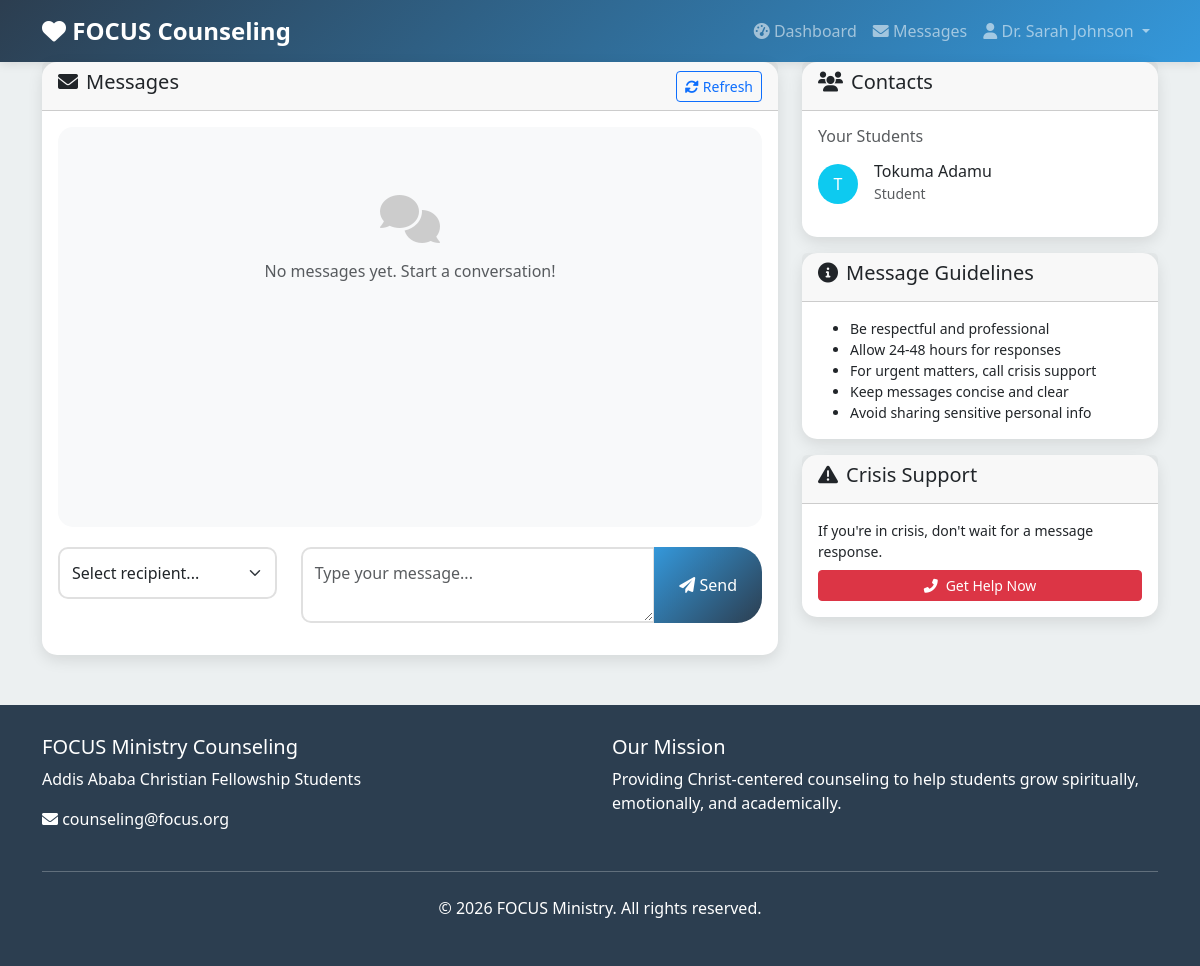
/messages (signed in), run on an earlier commit of the app's database.
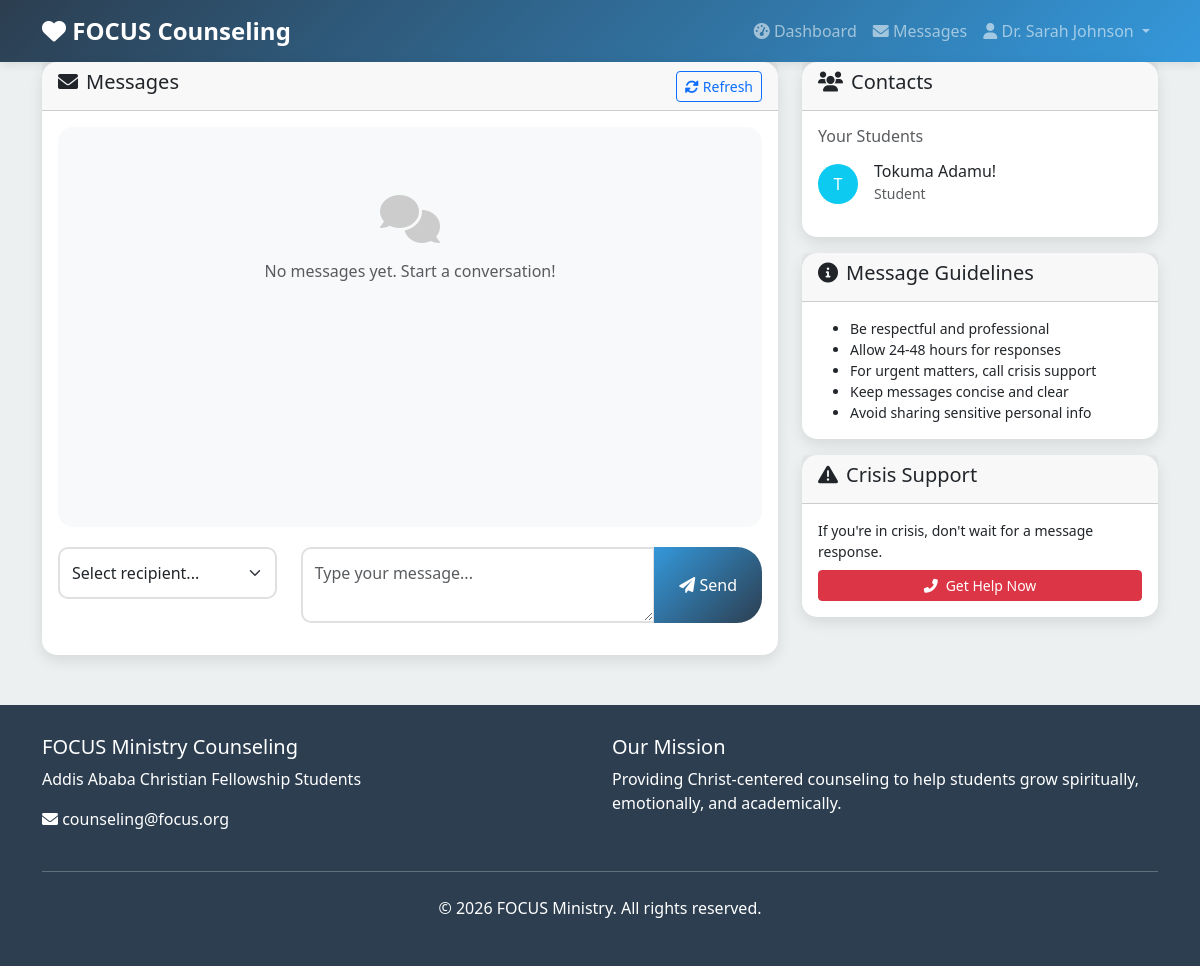
And on a later commit of the database.
### app.py (models this page shows, shortened)
class User(db.Model):
    id = db.Column(db.Integer, primary_key=True)
    username = db.Column(db.String(80), unique=True, nullable=False)
    email = db.Column(db.String(120), unique=True, nullable=False)
    password_hash = db.Column(db.String(128), nullable=False)
    user_type = db.Column(db.String(20), nullable=False)  # 'student' or 'counselor'
    full_name = db.Column(db.String(100), nullable=False)
    created_at = db.Column(db.DateTime, default=datetime.utcnow)

### app.py (the view)
@app.route('/messages')
@login_required
def messages():
    user_id = session['user_id']
    sent_messages = Message.query.filter_by(sender_id=user_id).order_by(Message.timestamp.desc()).all()
    received_messages = Message.query.filter_by(receiver_id=user_id).order_by(Message.timestamp.desc()).all()
    for msg in received_messages:
        if not msg.is_read:
            msg.is_read = True
    db.session.commit()
    counselors = User.query.filter_by(user_type='counselor').all()
    students = User.query.filter_by(user_type='student').all()
    return render_template('messages.html', sent_messages=sent_messages, received_messages=received_messages, counselors=counselors, students=students)

### app.py (called while the page is built)
def login_required(f):
    @wraps(f)
    def decorated_function(*args, **kwargs):
        if 'user_id' not in session:
            return redirect(url_for('login'))
        return f(*args, **kwargs)
    return decorated_function

### templates/messages.html (shortened to what this page needs)
{% extends "base.html" %}
{% block content %}
<div class="container">
    <div class="row">
        <div class="col-lg-8">
            <div class="card">
                <div class="card-header">
                    <div class="row align-items-center">
                        <div class="col-md-6">
                            <h5><i class="fas fa-envelope me-2"></i>Messages</h5>
                        </div>
                        <div class="col-md-6 text-end">
                            <button class="btn btn-sm btn-outline-primary" onclick="refreshMessages()">
                                <i class="fas fa-sync-alt me-1"></i>Refresh
                            </button>
                        </div>
                    </div>
                </div>
                <div class="card-body">
                    <div class="chat-container" id="chatContainer">
                        {% if sent_messages or received_messages %}
                            {% set all_messages = (sent_messages + received_messages) | sort(attribute='timestamp') %}
                            {% for message in all_messages %}
                                <div class="message-bubble {% if message.sender_id == session.user_id %}message-sent{% else %}message-received{% endif %}">
                                    <div class="d-flex justify-content-between align-items-start mb-2">
                                        <strong>{{ message.sender.full_name }}</strong>
                                        <small class="text-muted">{{ message.timestamp.strftime('%I:%M %p') }}</small>
                                    </div>
                                    <p class="mb-0">{{ message.content }}</p>
                                </div>
                            {% endfor %}
                        {% else %}
                            <div class="text-center py-5">
                                <i class="fas fa-comments" style="font-size: 3rem; color: #ccc;"></i>
                                <p class="text-muted mt-3">No messages yet. Start a conversation!</p>
                            </div>
                        {% endif %}
                    </div>
                    <form method="POST" action="{{ url_for('send_message') }}">
                        <div class="row">
                            <div class="col-md-4 mb-3">
                                <select name="receiver_id" class="form-select" required>
                                    <option value="">Select recipient...</option>
                                </select>
                            </div>
                            <div class="col-md-8 mb-3">
                                <div class="input-group">
                                    <textarea name="message" class="form-control" rows="2" placeholder="Type your message..." required></textarea>
                                    <button type="submit" class="btn btn-primary">
                                        <i class="fas fa-paper-plane"></i> Send
                                    </button>
                                </div>
                            </div>
                        </div>
                    </form>
                </div>
            </div>
        </div>
        <div class="col-lg-4">
            <div class="card">
                <div class="card-header">
                    <h5><i class="fas fa-users me-2"></i>Contacts</h5>
                </div>
                <div class="card-body">
                    {% if session.user_type == 'student' %}
                        <h6 class="text-muted mb-3">Available Counselors</h6>
                        {% for counselor in counselors %}
                            <div class="d-flex align-items-center mb-3">
                                <div class="flex-shrink-0">
                                    <div class="bg-primary text-white rounded-circle d-flex align-items-center justify-content-center" style="width: 40px; height: 40px;">
                                        {{ counselor.full_name[0] }}
                                    </div>
                                </div>
                                <div class="flex-grow-1 ms-3">
                                    <h6 class="mb-0">{{ counselor.full_name }}</h6>
                                    <small class="text-muted">Counselor</small>
                                </div>
                                <div class="flex-shrink-0">
                                    <div class="online-indicator"></div>
                                </div>
                            </div>
                        {% endfor %}
                    {% else %}
                        <h6 class="text-muted mb-3">Your Students</h6>
                        {% for student in students %}
                            <div class="d-flex align-items-center mb-3">
                                <div class="flex-shrink-0">
                                    <div class="bg-info text-white rounded-circle d-flex align-items-center justify-content-center" style="width: 40px; height: 40px;">
                                        {{ student.full_name[0] }}
                                    </div>
                                </div>
                                <div class="flex-grow-1 ms-3">
                                    <h6 class="mb-0">{{ student.full_name }}</h6>
                                    <small class="text-muted">Student</small>
                                </div>
                            </div>
                        {% endfor %}
                    {% endif %}
                </div>
            </div>
            <div class="card mt-3">
                <div class="card-header">
                    <h5><i class="fas fa-info-circle me-2"></i>Message Guidelines</h5>
                </div>
                <div class="card-body">
                    <ul class="small mb-0">
                        <li>Be respectful and professional</li>
                        <li>Allow 24-48 hours for responses</li>
                        <li>For urgent matters, call crisis support</li>
                        <li>Keep messages concise and clear</li>
                        <li>Avoid sharing sensitive personal info</li>
                    </ul>
                </div>
            </div>
            <div class="card mt-3">
                <div class="card-header">
                    <h5><i class="fas fa-exclamation-triangle me-2"></i>Crisis Support</h5>
                </div>
                <div class="card-body">
                    <p class="small mb-2">If you're in crisis, don't wait for a message response.</p>
                    <button class="btn btn-danger btn-sm w-100" onclick="showCrisisInfo()">
                        <i class="fas fa-phone-alt me-2"></i>Get Help Now
                    </button>
                </div>
            </div>
        </div>
    </div>
</div>
{% endblock %}

### templates/base.html (shortened to what this page needs)
<!DOCTYPE html>
<html lang="en">
<head>
    <link href="https://cdn.jsdelivr.net/npm/bootstrap@5.3.0/dist/css/bootstrap.min.css" rel="stylesheet">
    <link href="https://cdnjs.cloudflare.com/ajax/libs/font-awesome/6.0.0/css/all.min.css" rel="stylesheet">
</head>
<body>
    <nav class="navbar navbar-expand-lg navbar-dark">
        <div class="container">
            <a class="navbar-brand" href="{{ url_for('index') }}">
                <i class="fas fa-heart"></i> FOCUS Counseling
            </a>
            <div class="collapse navbar-collapse" id="navbarNav">
                <ul class="navbar-nav ms-auto">
                    {% if session.user_id %}
                        <li class="nav-item">
                            <a class="nav-link" href="{{ url_for('dashboard') }}">
                                <i class="fas fa-tachometer-alt"></i> Dashboard
                            </a>
                        </li>
                        {% if session.user_type != 'student' %}
                            <li class="nav-item">
                                <a class="nav-link" href="{{ url_for('messages') }}">
                                    <i class="fas fa-envelope"></i> Messages
                                </a>
                            </li>
                        {% endif %}
                        <li class="nav-item dropdown">
                            <a class="nav-link dropdown-toggle" href="#" role="button" data-bs-toggle="dropdown">
                                <i class="fas fa-user"></i> {{ session.full_name }}
                            </a>
                        </li>
                    {% endif %}
                </ul>
            </div>
        </div>
    </nav>
    <main>
        {% block content %}{% endblock %}
    </main>
    <footer class="footer">
        <div class="container">
            <div class="row">
                <div class="col-md-6">
                    <h5>FOCUS Ministry Counseling</h5>
                    <p>Addis Ababa Christian Fellowship Students</p>
                    <p><i class="fas fa-envelope"></i> counseling@focus.org</p>
                </div>
                <div class="col-md-6">
                    <h5>Our Mission</h5>
                    <p>Providing Christ-centered counseling to help students grow spiritually, emotionally, and academically.</p>
                </div>
            </div>
            <hr class="my-4">
            <div class="text-center">
                <p>&copy; 2026 FOCUS Ministry. All rights reserved.</p>
            </div>
        </div>
    </footer>
</body>
</html>

### templates/base.html (style rules this page uses)
:root { --primary-color: #2c3e50; --secondary-color: #3498db; --accent-color: #e74c3c; --success-color: #27ae60; --light-bg: #ecf0f1; --text-dark: #2c3e50; --text-light: #7f8c8d; }
body { font-family: 'Segoe UI', Tahoma, Geneva, Verdana, sans-serif; background-color: var(--light-bg); color: var(--text-dark); }
.navbar { background: linear-gradient(135deg, var(--primary-color), var(--secondary-color)); box-shadow: 0 2px 10px rgba(0,0,0,0.1); }
.navbar-brand { font-weight: bold; font-size: 1.5rem; }
.card { border: none; border-radius: 15px; box-shadow: 0 5px 15px rgba(0,0,0,0.1); transition: transform 0.3s ease, box-shadow 0.3s ease; }
.btn-primary { background: linear-gradient(135deg, var(--secondary-color), var(--primary-color)); border: none; border-radius: 25px; padding: 10px 25px; font-weight: 500; transition: all 0.3s ease; }
.form-control, .form-select { border-radius: 10px; border: 2px solid #e0e0e0; padding: 12px; transition: border-color 0.3s ease; }
.footer { background: var(--primary-color); color: white; padding: 30px 0; margin-top: 50px; }
.chat-container { height: 400px; overflow-y: auto; padding: 20px; background: #f8f9fa; border-radius: 15px; margin-bottom: 20px; }

What changed in the data, as far as the page shows it:
changed User: full_name "Tokuma Adamu" → "Tokuma Adamu!"
